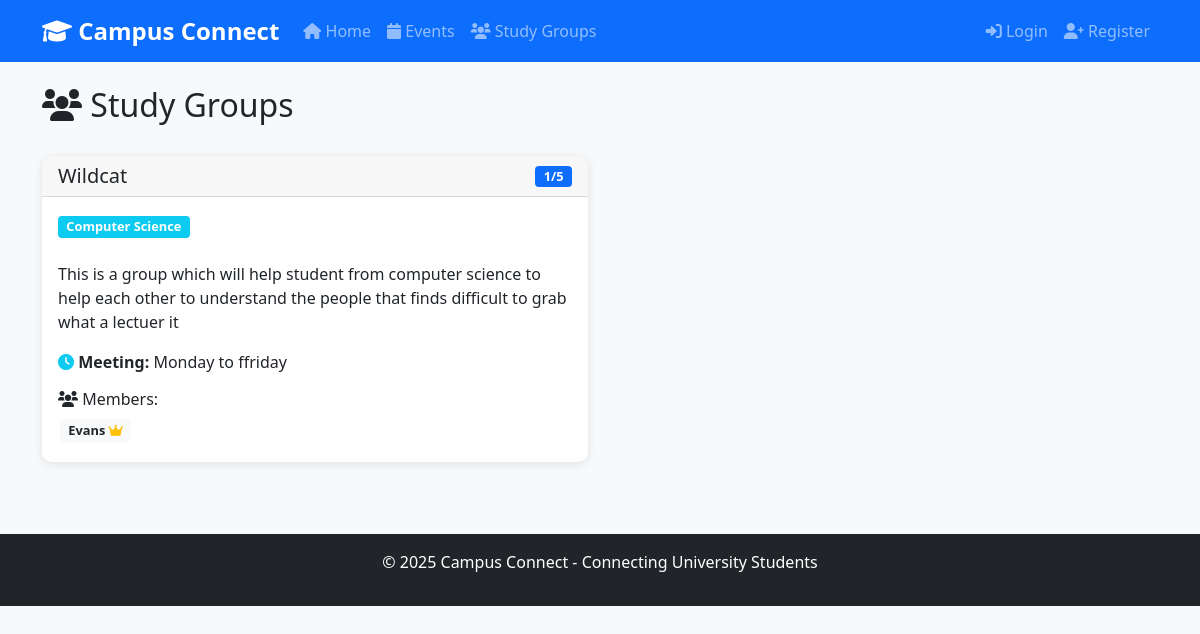
Page /study_groups on the earlier database version.
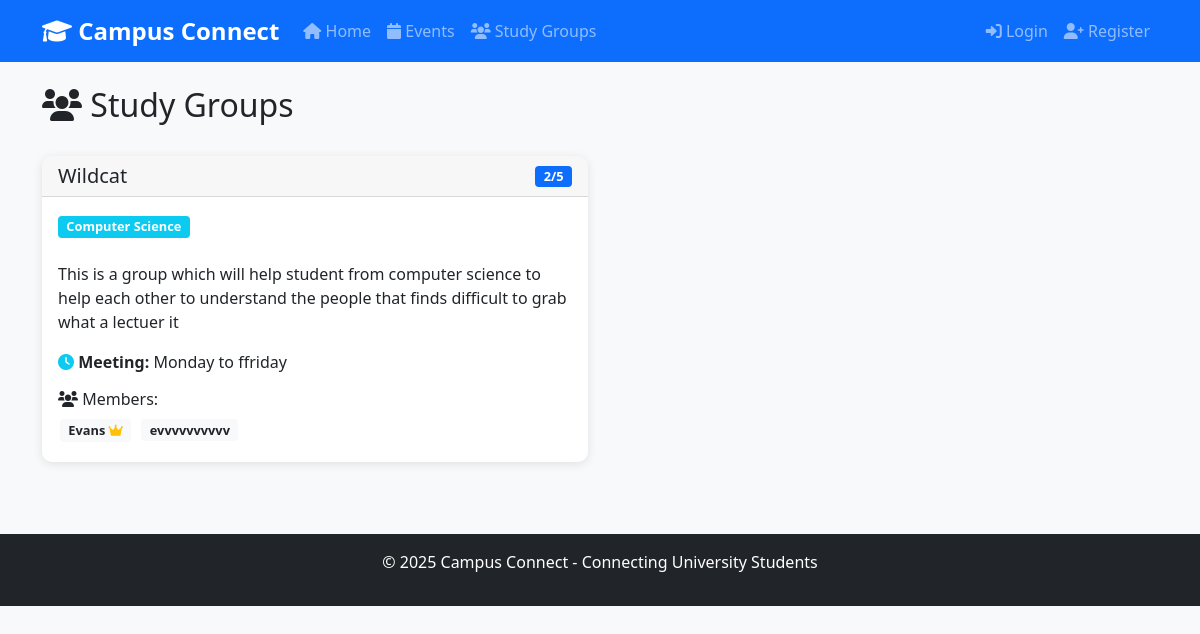
Same page on the later database version.
### app.py (models this page shows)
class StudyGroup(db.Model):
    id = db.Column(db.Integer, primary_key=True)
    name = db.Column(db.String(200), nullable=False)
    subject = db.Column(db.String(100), nullable=False)
    description = db.Column(db.Text, nullable=True)
    max_members = db.Column(db.Integer, default=10)
    meeting_time = db.Column(db.String(100), nullable=True)
    location = db.Column(db.String(200), nullable=True)
    creator_id = db.Column(db.Integer, db.ForeignKey('user.id'), nullable=False)
    created_at = db.Column(db.DateTime, default=datetime.utcnow)
    is_active = db.Column(db.Boolean, default=True)
    members = db.relationship('User', secondary='study_group_members', backref='study_groups')

class User(UserMixin, db.Model):
    id = db.Column(db.Integer, primary_key=True)
    username = db.Column(db.String(80), unique=True, nullable=False)
    email = db.Column(db.String(120), unique=True, nullable=False)
    full_name = db.Column(db.String(100), nullable=False)
    course = db.Column(db.String(100), nullable=True)
    year_of_study = db.Column(db.Integer, nullable=True)
    bio = db.Column(db.Text, nullable=True)
    created_at = db.Column(db.DateTime, default=datetime.utcnow)
    events_created = db.relationship('Event', backref='creator', lazy=True)
    study_groups_created = db.relationship('StudyGroup', backref='creator', lazy=True)

### app.py (the view)
@app.route('/study_groups')
def study_groups():
    subject = request.args.get('subject', 'all')
    if subject == 'all':
        groups = StudyGroup.query.filter(StudyGroup.is_active == True).all()
    else:
        groups = StudyGroup.query.filter(StudyGroup.subject.contains(subject), StudyGroup.is_active == True).all()
    return render_template('study_groups.html', groups=groups, current_subject=subject)

### templates/study_groups.html (shortened to what this page needs)
{% extends "base.html" %}
{% block content %}
<div class="d-flex justify-content-between align-items-center mb-4">
    <h2><i class="fas fa-users"></i> Study Groups</h2>
</div>
{% if groups %}
    <div class="row">
        {% for group in groups %}
        <div class="col-md-6 mb-4">
            <div class="card h-100">
                <div class="card-header">
                    <div class="d-flex justify-content-between align-items-center">
                        <h5 class="mb-0">{{ group.name }}</h5>
                        <span class="badge bg-primary">{{ group.members|length }}/{{ group.max_members }}</span>
                    </div>
                </div>
                <div class="card-body">
                    <div class="mb-3">
                        <span class="badge bg-info mb-2">{{ group.subject }}</span>
                    </div>
                    {% if group.description %}
                    <p class="card-text">{{ group.description }}</p>
                    {% endif %}
                    <div class="group-details">
                        {% if group.meeting_time %}
                        <p class="mb-2">
                            <i class="fas fa-clock text-info"></i>
                            <strong>Meeting:</strong> {{ group.meeting_time }}
                        </p>
                        {% endif %}
                    </div>
                    <div class="members-section mt-3">
                        <h6><i class="fas fa-users"></i> Members:</h6>
                        <div class="members-list">
                            {% for member in group.members %}
                                <span class="badge bg-light text-dark me-1 mb-1">
                                    {{ member.full_name }}
                                    {% if member.id == group.creator_id %}
                                        <i class="fas fa-crown text-warning" title="Group Leader"></i>
                                    {% endif %}
                                </span>
                            {% endfor %}
                        </div>
                    </div>
                </div>
            </div>
        </div>
        {% endfor %}
    </div>
{% endif %}
{% endblock %}

Differences in the rows shown:
computed for StudyGroup "Wildcat": members|length "1" → "2"
added User: full_name "evvvvvvvvvv"
